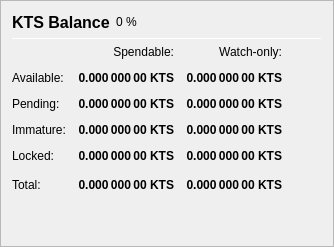
                   <widget class="QFrame" name="frame_Balances">
                    <property name="frameShape">
                     <enum>QFrame::StyledPanel</enum>
                    </property>
                    <property name="frameShadow">
                     <enum>QFrame::Raised</enum>
                    </property>
                    <layout class="QVBoxLayout" name="verticalLayout_4">
                     <item>
                      <layout class="QHBoxLayout" name="horizontalLayout_4">
                       <item>
                        <widget class="QLabel" name="label_5">
                         <property name="minimumSize">
                          <size>
                           <width>0</width>
                           <height>20</height>
                          </size>
                         </property>
                         <property name="font">
                          <font>
                           <pointsize>12</pointsize>
                           <weight>75</weight>
                           <bold>true</bold>
                          </font>
                         </property>
                         <property name="text">
                          <string>KTS Balance</string>
                         </property>
                        </widget>
                       </item>
                       <item>
                        <widget class="QLabel" name="labelKTSPercent">
                         <property name="text">
                          <string notr="true">0 %</string>
                         </property>
                        </widget>
                       </item>
                       <item>
                        <spacer name="horizontalSpacer_3">
                         <property name="orientation">
                          <enum>Qt::Horizontal</enum>
                         </property>
                         <property name="sizeHint" stdset="0">
                          <size>
                           <width>40</width>
                           <height>20</height>
                          </size>
                         </property>
                        </spacer>
                       </item>
                      </layout>
                     </item>
                     <item>
                      <widget class="Line" name="line_Balance">
                       <property name="minimumSize">
                        <size>
                         <width>0</width>
                         <height>1</height>
                        </size>
                       </property>
                       <property name="maximumSize">
                        <size>
                         <width>16777215</width>
                         <height>1</height>
                        </size>
                       </property>
                       <property name="orientation">
                        <enum>Qt::Horizontal</enum>
                       </property>
                      </widget>
                     </item>
                     <item>
                      <layout class="QGridLayout" name="gridLayout">
                       <property name="spacing">
                        <number>12</number>
                       </property>
                       <item row="0" column="1">
                        <widget class="QLabel" name="labelSpendable">
                         <property name="text">
                          <string>Spendable:</string>
                         </property>
                         <property name="alignment">
                          <set>Qt::AlignRight|Qt::AlignTrailing|Qt::AlignVCenter</set>
                         </property>
                        </widget>
                       </item>
                       <item row="0" column="2">
                        <widget class="QLabel" name="labelWatchonly">
                         <property name="text">
                          <string>Watch-only:</string>
                         </property>
                         <property name="alignment">
                          <set>Qt::AlignRight|Qt::AlignTrailing|Qt::AlignVCenter</set>
                         </property>
                        </widget>
                       </item>
                       <item row="1" column="0">
                        <widget class="QLabel" name="labelBalanceText">
                         <property name="text">
                          <string>Available:</string>
                         </property>
                        </widget>
                       </item>
                       <item row="1" column="1">
                        <widget class="QLabel" name="labelBalance">
                         <property name="font">
                          <font>
                           <weight>75</weight>
                           <bold>true</bold>
                          </font>
                         </property>
                         <property name="cursor">
                          <cursorShape>IBeamCursor</cursorShape>
                         </property>
                         <property name="toolTip">
                          <string>Your current spendable balance</string>
                         </property>
                         <property name="text">
                          <string notr="true">0.000 000 00 KTS</string>
                         </property>
                         <property name="alignment">
                          <set>Qt::AlignRight|Qt::AlignTrailing|Qt::AlignVCenter</set>
                         </property>
                         <property name="textInteractionFlags">
                          <set>Qt::LinksAccessibleByMouse|Qt::TextSelectableByKeyboard|Qt::TextSelectableByMouse</set>
                         </property>
                        </widget>
                       </item>
                       <item row="1" column="2">
                        <widget class="QLabel" name="labelWatchAvailable">
                         <property name="font">
                          <font>
                           <weight>75</weight>
                           <bold>true</bold>
                          </font>
                         </property>
                         <property name="cursor">
                          <cursorShape>IBeamCursor</cursorShape>
                         </property>
                         <property name="toolTip">
                          <string>Your current balance in watch-only addresses</string>
                         </property>
                         <property name="text">
                          <string notr="true">0.000 000 00 KTS</string>
                         </property>
                         <property name="alignment">
                          <set>Qt::AlignRight|Qt::AlignTrailing|Qt::AlignVCenter</set>
                         </property>
                         <property name="textInteractionFlags">
                          <set>Qt::LinksAccessibleByMouse|Qt::TextSelectableByKeyboard|Qt::TextSelectableByMouse</set>
                         </property>
                        </widget>
                       </item>
                       <item row="2" column="0">
                        <widget class="QLabel" name="labelPendingText">
                         <property name="text">
                          <string>Pending:</string>
                         </property>
                        </widget>
                       </item>
                       <item row="2" column="1">
                        <widget class="QLabel" name="labelUnconfirmed">
                         <property name="font">
                          <font>
                           <weight>75</weight>
                           <bold>true</bold>
                          </font>
                         </property>
                         <property name="cursor">
                          <cursorShape>IBeamCursor</cursorShape>
                         </property>
                         <property name="toolTip">
                          <string>Total of transactions that have yet to be confirmed, and do not yet count toward the spendable balance</string>
                         </property>
                         <property name="text">
                          <string notr="true">0.000 000 00 KTS</string>
                         </property>
                         <property name="alignment">
                          <set>Qt::AlignRight|Qt::AlignTrailing|Qt::AlignVCenter</set>
                         </property>
                         <property name="textInteractionFlags">
                          <set>Qt::LinksAccessibleByMouse|Qt::TextSelectableByKeyboard|Qt::TextSelectableByMouse</set>
                         </property>
                        </widget>
                       </item>
                       <item row="2" column="2">
                        <widget class="QLabel" name="labelWatchPending">
                         <property name="font">
                          <font>
                           <weight>75</weight>
                           <bold>true</bold>
                          </font>
                         </property>
                         <property name="cursor">
                          <cursorShape>IBeamCursor</cursorShape>
                         </property>
                         <property name="toolTip">
                          <string>Unconfirmed transactions to watch-only addresses</string>
                         </property>
                         <property name="text">
                          <string notr="true">0.000 000 00 KTS</string>
                         </property>
                         <property name="alignment">
                          <set>Qt::AlignRight|Qt::AlignTrailing|Qt::AlignVCenter</set>
                         </property>
                         <property name="textInteractionFlags">
                          <set>Qt::LinksAccessibleByMouse|Qt::TextSelectableByKeyboard|Qt::TextSelectableByMouse</set>
                         </property>
                        </widget>
                       </item>
                       <item row="3" column="0">
                        <widget class="QLabel" name="labelImmatureText">
                         <property name="text">
                          <string>Immature:</string>
                         </property>
                        </widget>
                       </item>
                       <item row="3" column="1">
                        <widget class="QLabel" name="labelImmature">
                         <property name="font">
                          <font>
                           <weight>75</weight>
                           <bold>true</bold>
                          </font>
                         </property>
                         <property name="cursor">
                          <cursorShape>IBeamCursor</cursorShape>
                         </property>
                         <property name="toolTip">
                          <string>Staked or masternode rewards that has not yet matured</string>
                         </property>
                         <property name="text">
                          <string notr="true">0.000 000 00 KTS</string>
                         </property>
                         <property name="alignment">
                          <set>Qt::AlignRight|Qt::AlignTrailing|Qt::AlignVCenter</set>
                         </property>
                         <property name="textInteractionFlags">
                          <set>Qt::LinksAccessibleByMouse|Qt::TextSelectableByKeyboard|Qt::TextSelectableByMouse</set>
                         </property>
                        </widget>
                       </item>
                       <item row="3" column="2">
                        <widget class="QLabel" name="labelWatchImmature">
                         <property name="font">
                          <font>
                           <weight>75</weight>
                           <bold>true</bold>
                          </font>
                         </property>
                         <property name="cursor">
                          <cursorShape>IBeamCursor</cursorShape>
                         </property>
                         <property name="toolTip">
                          <string>Staked or masternode rewards in watch-only addresses that has not yet matured</string>
                         </property>
                         <property name="text">
                          <string notr="true">0.000 000 00 KTS</string>
                         </property>
                         <property name="alignment">
                          <set>Qt::AlignRight|Qt::AlignTrailing|Qt::AlignVCenter</set>
                         </property>
                         <property name="textInteractionFlags">
                          <set>Qt::LinksAccessibleByMouse|Qt::TextSelectableByKeyboard|Qt::TextSelectableByMouse</set>
                         </property>
                        </widget>
                       </item>
                       <item row="4" column="0">
                        <widget class="QLabel" name="labelLockedBalanceText">
                         <property name="toolTip">
                          <string>Locked KTS or Masternode collaterals. These are excluded from zKTS minting.</string>
                         </property>
                         <property name="text">
                          <string>Locked:</string>
                         </property>
                        </widget>
                       </item>
                       <item row="4" column="1">
                        <widget class="QLabel" name="labelLockedBalance">
                         <property name="font">
                          <font>
                           <weight>75</weight>
                           <bold>true</bold>
                          </font>
                         </property>
                         <property name="cursor">
                          <cursorShape>IBeamCursor</cursorShape>
                         </property>
                         <property name="toolTip">
                          <string>Locked KTS or Masternode collaterals. These are excluded from zKTS minting.</string>
                         </property>
                         <property name="text">
                          <string notr="true">0.000 000 00 KTS</string>
                         </property>
                         <property name="alignment">
                          <set>Qt::AlignRight|Qt::AlignTrailing|Qt::AlignVCenter</set>
                         </property>
                         <property name="textInteractionFlags">
                          <set>Qt::LinksAccessibleByMouse|Qt::TextSelectableByKeyboard|Qt::TextSelectableByMouse</set>
                         </property>
                        </widget>
                       </item>
                       <item row="4" column="2">
                        <widget class="QLabel" name="labelWatchLocked">
                         <property name="font">
                          <font>
                           <weight>75</weight>
                           <bold>true</bold>
                          </font>
                         </property>
                         <property name="cursor">
                          <cursorShape>IBeamCursor</cursorShape>
                         </property>
                         <property name="toolTip">
                          <string>Current locked balance in watch-only addresses</string>
                         </property>
                         <property name="text">
                          <string notr="true">0.000 000 00 KTS</string>
                         </property>
                         <property name="alignment">
                          <set>Qt::AlignRight|Qt::AlignTrailing|Qt::AlignVCenter</set>
                         </property>
                         <property name="textInteractionFlags">
                          <set>Qt::LinksAccessibleByMouse|Qt::TextSelectableByKeyboard|Qt::TextSelectableByMouse</set>
                         </property>
                        </widget>
                       </item>
                       <item row="5" column="0">
                        <widget class="QLabel" name="labelTotalText">
                         <property name="toolTip">
                          <string>Your current KTS balance, unconfirmed and immature transactions included</string>
                         </property>
                         <property name="text">
                          <string>Total:</string>
                         </property>
                        </widget>
                       </item>
                       <item row="5" column="1">
                        <widget class="QLabel" name="labelTotal">
                         <property name="font">
                          <font>
                           <weight>75</weight>
                           <bold>true</bold>
                          </font>
                         </property>
                         <property name="cursor">
                          <cursorShape>IBeamCursor</cursorShape>
                         </property>
                         <property name="toolTip">
                          <string>Your current KTS balance, unconfirmed and immature transactions included</string>
                         </property>
                         <property name="text">
                          <string notr="true">0.000 000 00 KTS</string>
                         </property>
                         <property name="alignment">
                          <set>Qt::AlignRight|Qt::AlignTrailing|Qt::AlignVCenter</set>
                         </property>
                         <property name="textInteractionFlags">
                          <set>Qt::LinksAccessibleByMouse|Qt::TextSelectableByKeyboard|Qt::TextSelectableByMouse</set>
                         </property>
                        </widget>
                       </item>
                       <item row="5" column="2">
                        <widget class="QLabel" name="labelWatchTotal">
                         <property name="font">
                          <font>
                           <weight>75</weight>
                           <bold>true</bold>
                          </font>
                         </property>
                         <property name="cursor">
                          <cursorShape>IBeamCursor</cursorShape>
                         </property>
                         <property name="toolTip">
                          <string>Current total balance in watch-only addresses</string>
                         </property>
                         <property name="text">
                          <string notr="true">0.000 000 00 KTS</string>
                         </property>
                         <property name="alignment">
                          <set>Qt::AlignRight|Qt::AlignTrailing|Qt::AlignVCenter</set>
                         </property>
                         <property name="textInteractionFlags">
                          <set>Qt::LinksAccessibleByMouse|Qt::TextSelectableByKeyboard|Qt::TextSelectableByMouse</set>
                         </property>
                        </widget>
                       </item>
                       <item row="5" column="3">
                        <spacer name="horizontalSpacer_9">
                         <property name="orientation">
                          <enum>Qt::Horizontal</enum>
                         </property>
                         <property name="sizeHint" stdset="0">
                          <size>
                           <width>40</width>
                           <height>20</height>
                          </size>
                         </property>
                        </spacer>
                       </item>
                      </layout>
                     </item>
                     <item>
                      <spacer name="verticalSpacer_3">
                       <property name="orientation">
                        <enum>Qt::Vertical</enum>
                       </property>
                       <property name="sizeHint" stdset="0">
                        <size>
                         <width>20</width>
                         <height>40</height>
                        </size>
                       </property>
                      </spacer>
                     </item>
                    </layout>
                   </widget>
